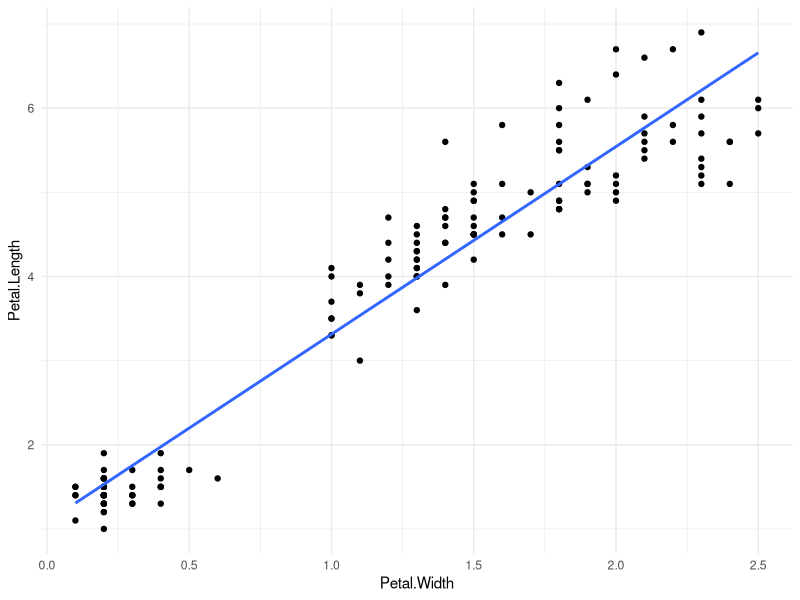
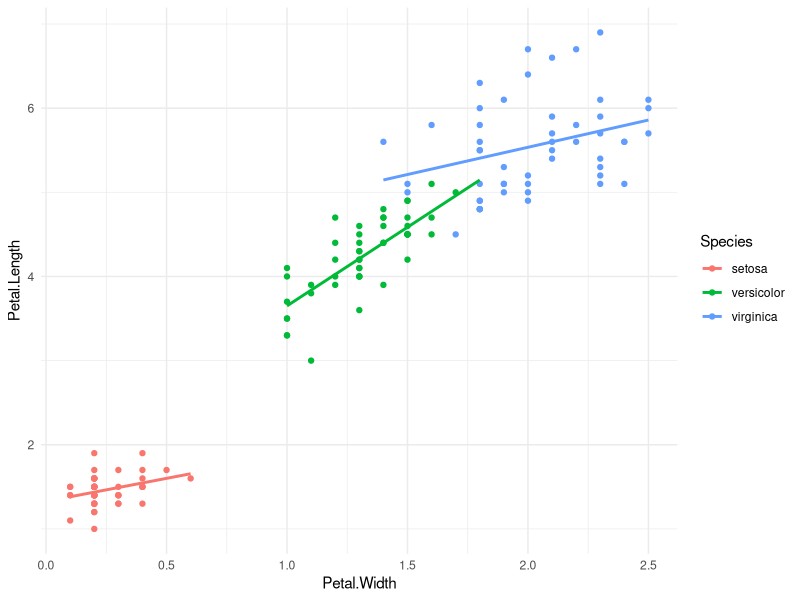
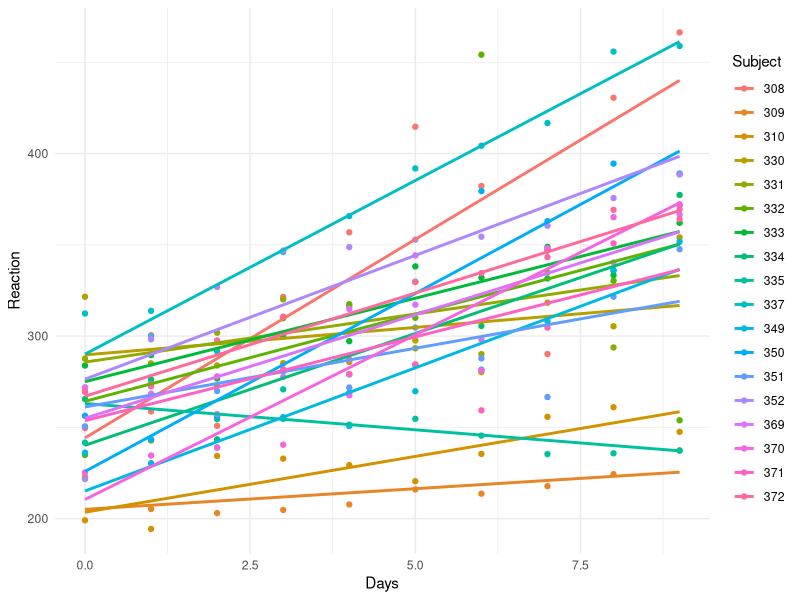

Source code (R) for these figures, in order:
## ---- chunk 1
library(lme4)
library(tidyverse)
## ---- chunk 2
iris <- iris
## ---- chunk 3
# start with the linear model
iris_linear <- lm(Petal.Length ~ Petal.Width, data = iris)
summary(iris_linear)

# is Petal.Width a good predictor of Petal.Length?

# plot the data to inspect
ggplot(iris, aes(x = Petal.Width, y = Petal.Length)) +
  geom_point() +
  geom_smooth(method = "lm", se = FALSE) +
  theme_minimal()

# plot again, with color = Species
ggplot(iris, aes(x = Petal.Width, y = Petal.Length, color = Species)) +
  geom_point() +
  geom_smooth(method = "lm", se = FALSE) +
  theme_minimal()

# now try the mixed effects model
iris_mixed_linear <- lmer(Petal.Length ~ Petal.Width + (1 | Species), data = iris) # note the addition of the RE!
summary(iris_mixed_linear)

# when you add Species as a random effect, is Petal.Width still a good predictor of Petal.Length?
# we can't say yet. calculating a p-value for mixed models is complex, so lme4 doesn't include them

# use lmerTest!
#install.packages("lmerTest")
library(lmerTest)

# run your lmer model again
iris_mixed_linear <- lmer(Petal.Length ~ Petal.Width + (1 | Species), data = iris) # note the addition of the RE!
summary(iris_mixed_linear)

# Now, what do you see?
## ---- chunk 4
sleepstudy <- sleepstudy

?sleepstudy

View(skim_sleep <- skimr::skim(sleepstudy))
## ---- chunk 5
ggplot(sleepstudy, aes(x = Days, y = Reaction, color = Subject)) +
  geom_point() +
  geom_smooth(method = "lm", se = FALSE) +
  theme_minimal()

# what does this show?
## ---- chunk 6
sleep_mixed_linear <- lmer(Reaction ~ Days + (1 | Subject), data = sleepstudy)
summary(sleep_mixed_linear)
## ---- chunk 7
sleep_linear <- lm(Reaction ~ Days, data = sleepstudy)
summary(sleep_linear)
## ---- chunk 8
sleepstudy$Impaired <- ifelse(sleepstudy$Reaction > 300, 1, 0)
## ---- chunk 9
sleep_mixed_logistic <- glmer(Impaired ~ Days + (1 | Subject), data = sleepstudy, family = binomial)
summary(sleep_mixed_logistic)
